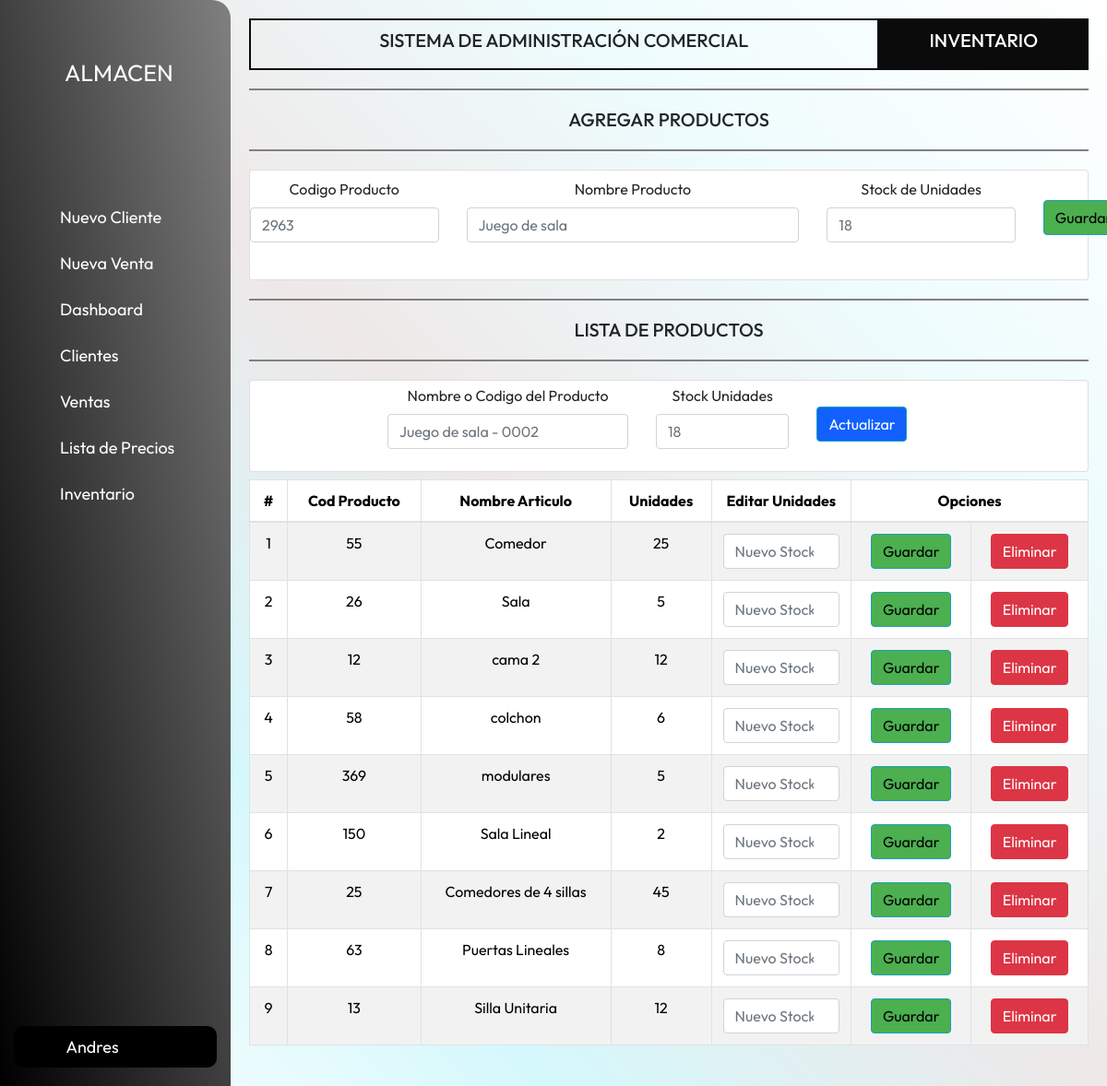
Before: /productos/ (signed in) with the older database file.
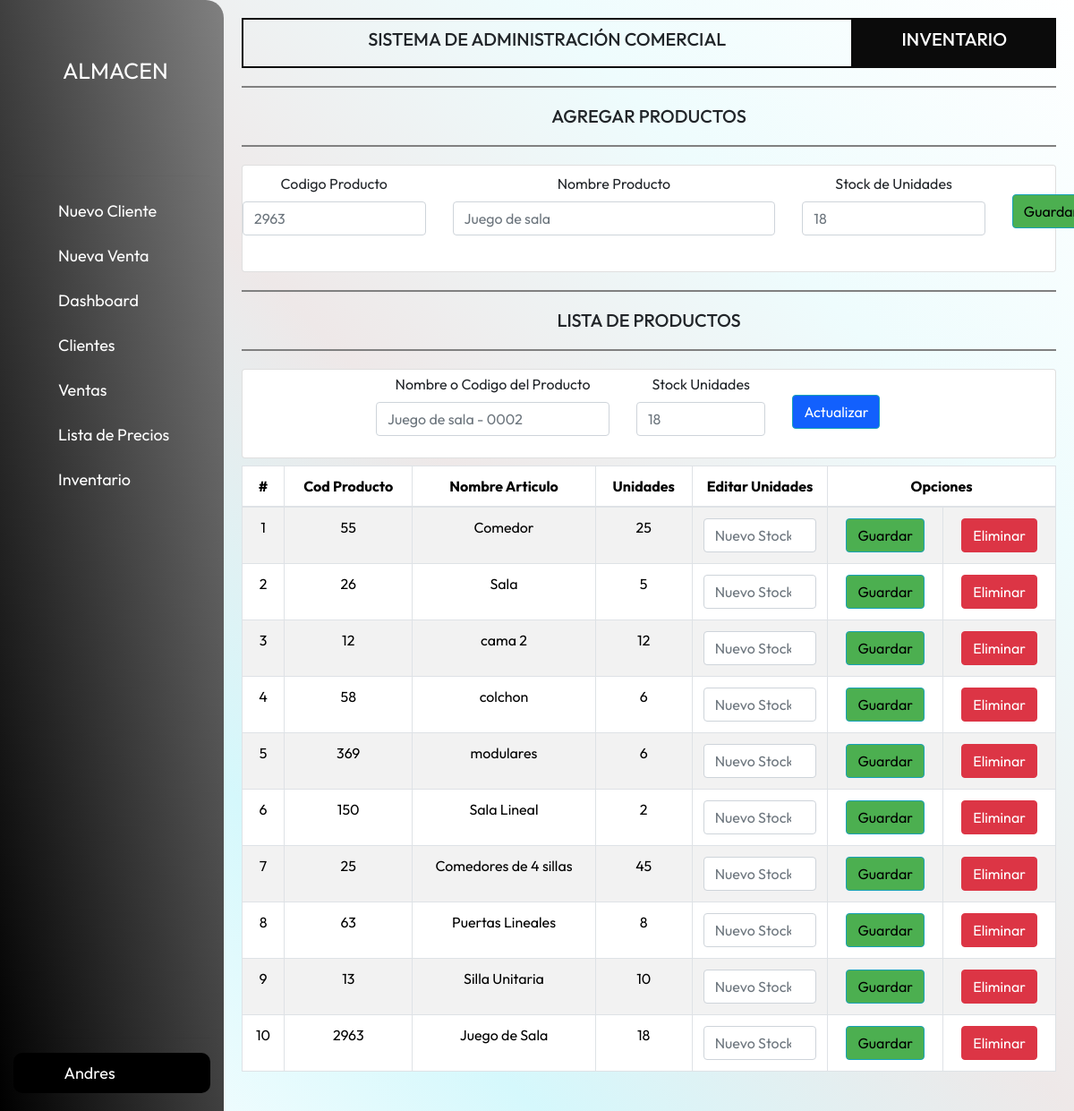
After: the same page with the newer database file.
### apps/models.py (models this page shows)
class Producto(models.Model):
    user = models.ForeignKey(User, on_delete=models.CASCADE)
    codigo_producto = models.CharField(primary_key=True, max_length=9)
    nombre_articulo = models.CharField(max_length=90)
    unidades = models.IntegerField()
    precio= models.DecimalField(max_digits=10, decimal_places=2, default=0)
    class Meta:
        db_table = 'tabla_Producto'

### apps/views.py (the view)
# urls.py: path('productos/', views.productos, name="productos"),
@login_required
def productos(request):
    if request.method == 'POST':
        if 'nombre_codigo' in request.POST:
            nombre_codigo = request.POST.get('nombre_codigo')
            unidades2 = request.POST.get('unidades2')
            try:
                producto = Producto.objects.get(codigo_producto=nombre_codigo)
            except Producto.DoesNotExist:
                try:
                    producto = Producto.objects.get(nombre_articulo=nombre_codigo)
                except Producto.DoesNotExist:
                    messages.error(request, 'No se encontró ningún producto con el nombre o código ingresado.')
                    return redirect('productos')
            producto.unidades = unidades2
            producto.save()
            messages.success(request, f'Se han actualizado las unidades del producto "{producto.codigo_producto}" "{producto.nombre_articulo} " correctamente.')
            return redirect('productos')
        codigo_producto = request.POST.get('codigo_producto')
        nombre_articulo = request.POST.get('nombre_articulo')
        unidades = request.POST.get('unidades')
        if Producto.objects.filter(codigo_producto=codigo_producto).exists():
            messages.error(request, f'El producto con código {codigo_producto} ya esta registrado en el inventario.')
        else:
            inventarioN = Producto(user=request.user,codigo_producto=codigo_producto, nombre_articulo=nombre_articulo, unidades=unidades)
            inventarioN.save()
            messages.success(request, 'Los datos del producto han sido guardados correctamente.')
        listaI = Producto.objects.all()
        datosli = {'inv': listaI}
        return render(request, "inventario.html", datosli)
    else:
        listaI = Producto.objects.all()
        datosli = {'inv': listaI}
        return render(request, "inventario.html", datosli)

### apps/templates/inventario.html (shortened to what the changed rows need)
{% extends 'base.html' %}
{% block content %}
    <div class="row">
        <div class="col-sm-12 col-md-6 col-lg-12 col-xl-12 ">
            <div class="table-responsive py-2">
                <table class="table table-striped table-bordered table-hover table table-bordered border border-gray">
                    <thead class="text-center">
                        <tr>
                            <th>#</th>
                            <th>Cod Producto</th>
                            <th>Nombre Articulo</th>
                            <th>Unidades</th>
                            <th>Editar Unidades</th>
                            <th colspan="2">Opciones</th>
                        </tr>
                    </thead>
                    <tbody class="text-center">
                        {% for x in inv %}
                        <tr>
                            <td>{{forloop.counter}}</td>
                            <td>{{x.codigo_producto}}</td>
                            <td>{{x.nombre_articulo}}</td>
                            <td>{{x.unidades}}</td>
                            <td  class="col-md-2 mb-2">
                                <form id="editarForm_{{ forloop.counter }}" action="{% url 'editarInventario' x.codigo_producto %}" method="post">
                                    <input type="number" id="unidades_{{ forloop.counter }}" name="unidades" placeholder="Nuevo Stock" class="form-control" min="1" required>
                            </td>
                            <td>
                                <input type="submit" value="Guardar" class="btn btn-info btnGuardar" style="color: #000000; background-color: #4CAF50;">
                            <td>
                                <form id="eliminarForm_{{ forloop.counter }}" action="{% url 'eliminarProducto' x.codigo_producto %}" method="post">
                                    <input type="submit" value="Eliminar" class="btn btn-danger btnEliminar">
                                </form>
                            </td>
                        </tr>
                        {% endfor %}
                    </tbody>
                </table>
            </div>
        </div>
    </div>
{% endblock %}

Changed rows visible on the page:
changed Producto "modulares": unidades "5" → "6"
changed Producto "Silla Unitaria": unidades "12" → "10"
added Producto: codigo_producto "2963", nombre_articulo "Juego de Sala", unidades "18"
